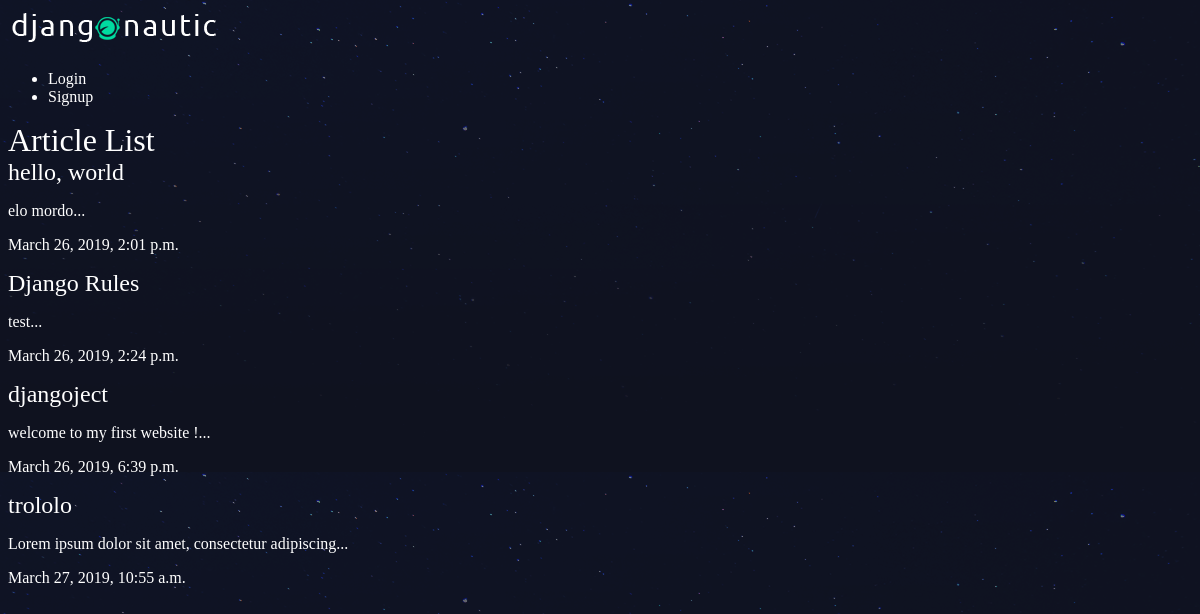
/articles/, run on an earlier commit of the app's database.
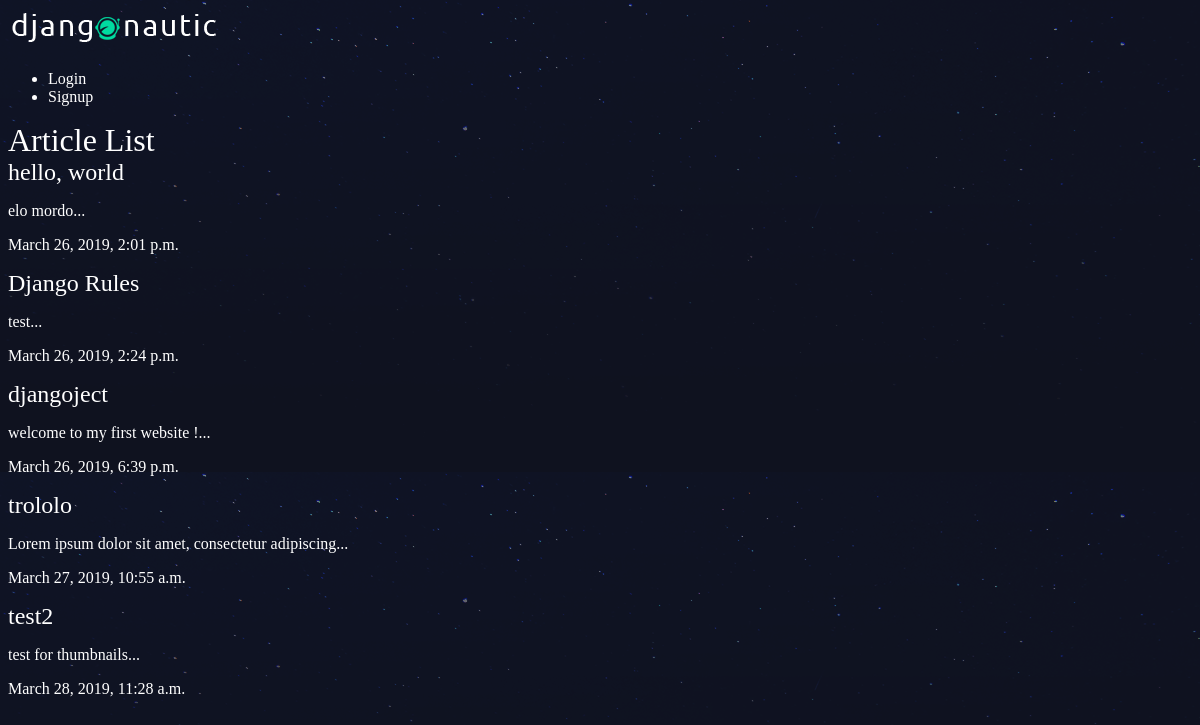
And on a later commit of the database.
### articles/models.py (models this page shows, shortened)
class Article(models.Model):
    title = models.CharField(max_length = 100)
    slug = models.SlugField()
    body = models.TextField()
    date = models.DateTimeField(auto_now_add = True)
    thumb = models.ImageField(default = 'default.png', blank = True)
    author = models.ForeignKey(User, on_delete = models.CASCADE, default = None)
    def snippet(self):
        return self.body[:50] + '...'

### articles/views.py (the view)
# urls.py: path('', views.article_list, name="list"),
def article_list(request):
    articles = Article.objects.all().order_by('date')
    return render(request, 'articles/article_list.html', {'articles': articles})

### articles/templates/articles/article_list.html
{% extends 'base_layout.html' %}
{% block content %}
    <h1>Article List</h1>
    <div class = "articles">
        {% for article in articles %}
            <div class = "article">
                <h2><a href = "{% url 'articles:detail' slug=article.slug %}">{{ article.title }}</a></h2>
                <p>{{ article.snippet }}</p>
                <p>{{ article.date }}</p>
            </div>
        {% endfor %}
    </div>
{% endblock %}

What changed in the data, as far as the page shows it:
added Article: title "test2", snippet "test for thumbnails...", date "March 28, 2019, 11:28 a.m."
